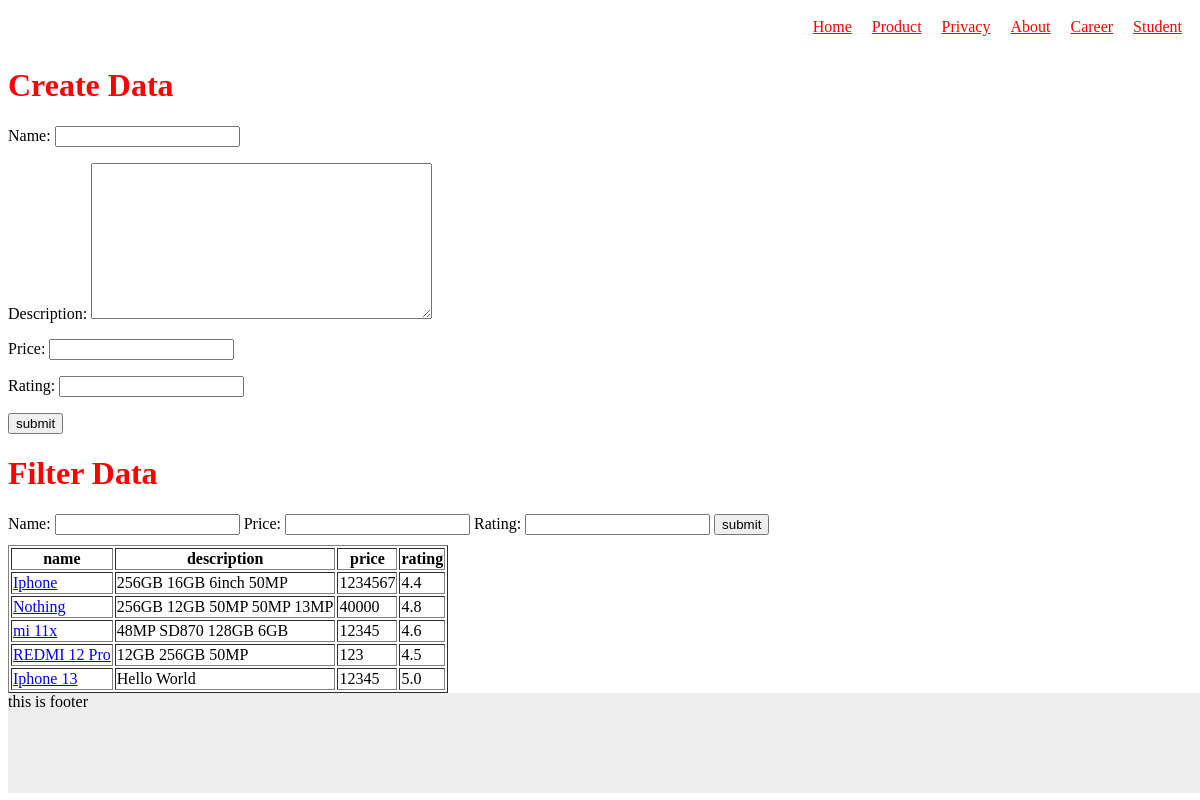
Screenshot of /product/index with the database file from the repository.
### Products/models.py (models this page shows, shortened)
class Product(models.Model):
    name = models.CharField(max_length=254)
    description = models.TextField()
    price = models.IntegerField()
    rating = models.FloatField()

### Products/views.py (the view)
def productHome(request):
    form = ProductForm()
    filter = ProductFilterForm() #filter form
    p = Product.objects.all()
    ctx = {
        "form": form,
        "filter": filter,
        "product": p
    }
    return render(request, template_name='products/index.html', context=ctx)

### Products/forms.py
class ProductForm(forms.Form):
    name = forms.CharField(max_length=254)
    description = forms.CharField(widget=forms.Textarea)
    price = forms.IntegerField()
    rating = forms.FloatField()

class ProductFilterForm(forms.Form):
    name = forms.CharField(max_length=254)
    price = forms.IntegerField(required=False)
    rating = forms.FloatField(required=False)

### templates/products/index.html (shortened to what this page needs)
{% extends 'index.html' %}
{% load static %}
{%block body%}
<h1>Create Data</h1>
<form action="{%url 'CreateProduct' %}" method="post">
    {{ form.as_p }}
    <input type="submit" value="submit" />
</form>
<h1>Filter Data</h1>
<form action="{%url 'FilterProduct' %}" method="get" style="margin-bottom:10px">
    {{ filter.as_table }}
    <input type="submit" value="submit" />
</form>
{% if product %}
<table border>
    <tr>
        <th>name</th>
        <th>description</th>
        <th>price</th>
        <th>rating</th>
    </tr>
    {% for p in product %}
    <tr>
        <td><a href="{%url 'GetProductDetailView' p.id%}">{{p.name}} </a></td>
        <td> {{p.description}} </td>
        <td> {{p.price}} </td>
        <td> {{p.rating}} </td>
    </tr>
    {% endfor %}
</table>
{% else %}
<h4>There is no matching product available</h4>
{% endif %}
{% endblock %}

### templates/index.html (shortened to what this page needs)
<!DOCTYPE html>
<html lang="en">
<head>
   {% load static %}
    <link rel="stylesheet" href="{%static 'main/css/style.css'%}">
</head>
    <body>
    <nav>
        <a class="nav-button" href="{%url 'Home' %}">Home</a>
        <a class="nav-button" href="{%url 'Product'%}">Product</a>
        <a class="nav-button" href="{%url 'Privacy'%}">Privacy</a>
        <a class="nav-button" href="{%url 'About'%}">About</a>
        <a class="nav-button" href="{%url 'Career'%}">Career</a>
        <a class="nav-button" href="{%url 'StudentFormView'%}">Student</a>
    </nav>
    {% block body%}{%endblock%}
    <footer>
        this is footer
    </footer>
    </body>
</html>

### static/main/css/style.css (style rules this page uses)
body { background-color: F5F5F5; }
nav { display: flex; justify-content: flex-end }
.nav-button { color: red; margin: 10px }
footer { width:100vw; height: 100px; background-color: #eee }
h1 { color: red; }

### rows the page displays
Product: name "Iphone", description "256GB 16GB 6inch 50MP", price "1234567", rating "4.4"
Product: name "Nothing", description "256GB 12GB 50MP 50MP 13MP", price "40000", rating "4.8"
Product: name "mi 11x", description "48MP SD870 128GB 6GB", price "12345", rating "4.6"
Product: name "REDMI 12 Pro", description "12GB 256GB 50MP", price "123", rating "4.5"
Product: name "Iphone 13", description "Hello World", price "12345", rating "5.0"
